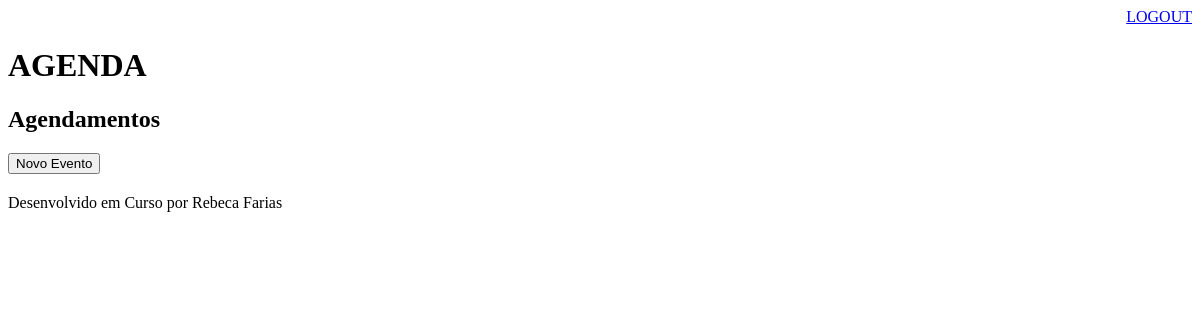
Before: /agenda/ (signed in) with the older database file.
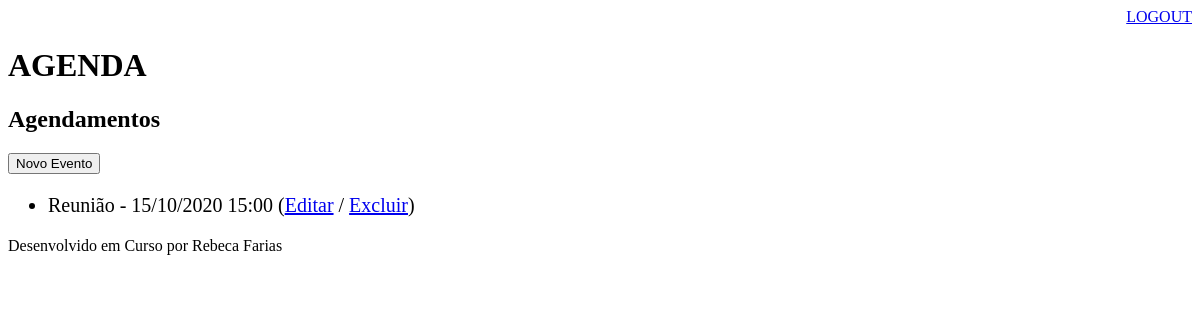
After: the same page with the newer database file.
### core/models.py (models this page shows, shortened)
class Evento(models.Model):
    titulo = models.CharField(max_length = 100)
    descricao = models.TextField(blank = True, null = True)
    data_evento = models.DateTimeField(verbose_name ='Data do Evento')
    data_criacao = models.DateTimeField(auto_now = True)
    usuario = models.ForeignKey(User, on_delete = models.CASCADE)
    class Meta:
        db_table = 'evento'
    def get_data_evento(self):
        return self.data_evento.strftime('%d/%m/%Y %H:%M')
    def get_evento_atrasado(self):
        if self.data_evento < datetime.now():
            return True
        else:
            return False

### core/views.py (the view)
# urls.py: path('agenda/', views.lista_eventos),
@login_required(login_url='/login/')
def lista_eventos(request):
    usuario = request.user
    data_atual = datetime.now() - timedelta(hours=1)
    evento = Evento.objects.filter(usuario=usuario,data_evento__gt=data_atual) #
    response = {'eventos': evento}
    return render(request,'agenda.html', response)

### templates/agenda.html (shortened to what this page needs)
{% extends "model-page.html" %}
{% block content %}
    <h2>Agendamentos</h2>
    <a href="evento/">
         <button type="button">Novo Evento</button>
    </a>
    <ul style="font-size: 20px">
    {% for evento in eventos %}
        <li>
            <div style=>
                {{evento.titulo}} - {{evento.get_data_evento}}
                (<a href="evento/?id={{evento.id}}">Editar</a>
                / <a href="evento/delete/{{evento.id}}/">Excluir</a>)
            </div>
        </li>
    {% endfor %}
    </ul>
{% endblock %}}

### templates/model-page.html
<!DOCTYPE html>
<html lang="en">
<head>
    {% include "model-header.html" %}
</head>
<body>
    {% block content %} {% endblock %}
    {% include "model-footer.html" %}
</body>
</html>

### templates/model-header.html (shortened to what this page needs)
    <div align="right">
        <a href="/logout">LOGOUT</a>
    </div>
    <h1>AGENDA</h1>

### templates/model-footer.html
<p>Desenvolvido em Curso por Rebeca Farias</p>

Changed rows visible on the page:
added Evento: titulo "Reunião", get_data_evento "15/10/2020 15:00"
